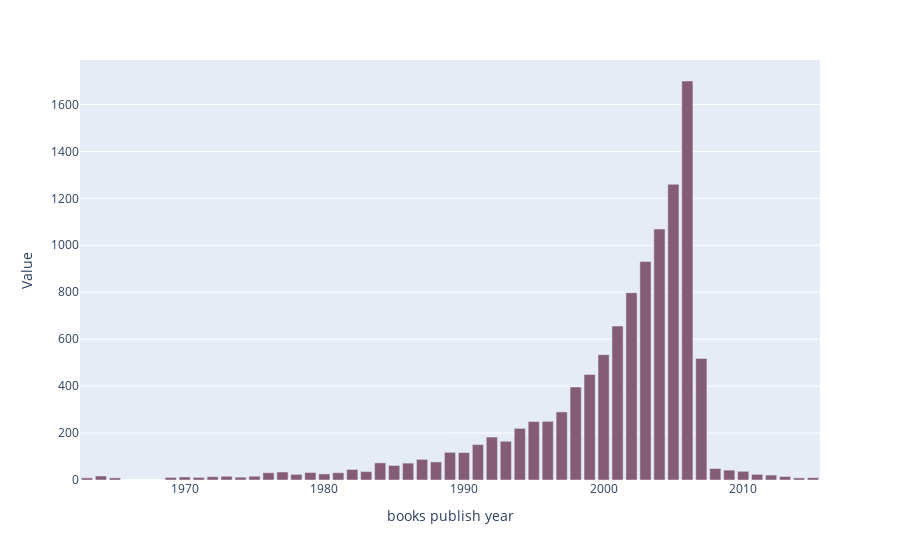

Notebook code cell kept with this figure:
### Code cell
books_publish_year = books_data['publish_year'].value_counts().reset_index()
books_publish_year=books_publish_year.rename(columns={'publish_year': 'Value', 'index':'books publish year'})
books_publish_year
figs = px.bar(books_publish_year.head(50), x="books publish year", y="Value", color_discrete_sequence=px.colors.qualitative.Antique )
figs.show()

### Figure 1 — Plotly figure (JSON) as saved in the notebook; plotly's stock layout.template omitted (floating-point values rounded to 4 significant figures)
{"data": [{"alignmentgroup": "True", "hovertemplate": "books publish year=%{x}<br>Value=%{y}<extra></extra>", "legendgroup": "", "marker": {"color": "rgb(133, 92, 117)"}, "name": "", "offsetgroup": "", "orientation": "v", "showlegend": false, "textposition": "auto", "type": "bar", "x": [2006, 2005, 2004, 2003, 2002, 2001, 2000, 2007, 1999, 1998, 1997, 1996, 1995, 1994, 1992, 1993, 1991, 1989, 1990, 1987, 1988, 1984, 1986, 1985, 2008, 1982, 2009, 2010, 1983, 1977, 1979, 1981, 1976, 1980, 1978, 2011, 2012, 1964, 1973, 1975, 2013, 1972, 1970, 1974, 1971, 1969, 2015, 2014, 1963, 1965], "xaxis": "x", "y": [1700, 1260, 1069, 931, 798, 656, 534, 518, 450, 396, 290, 250, 249, 220, 183, 165, 151, 118, 117, 88, 77, 73, 72, 62, 49, 45, 42, 37, 36, 34, 32, 31, 31, 26, 24, 24, 21, 17, 16, 16, 15, 14, 13, 12, 11, 11, 10, 9, 9, 9], "yaxis": "y"}], "layout": {"barmode": "relative", "legend": {"tracegroupgap": 0}, "margin": {"t": 60}, "xaxis": {"anchor": "y", "domain": [0, 1], "title": {"text": "books publish year"}}, "yaxis": {"anchor": "x", "domain": [0, 1], "title": {"text": "Value"}}}}
